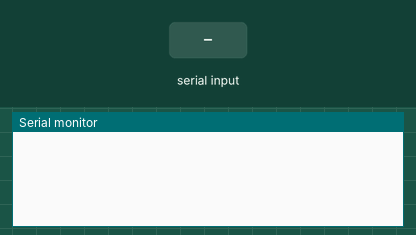
A sketch run on a simulated Arduino Uno, built with avr-gcc and run on an emulated ATmega328P. On the bench: the last lines printed to the serial monitor. Inputs (shaded band) come from the test bench.

Above: at 1.2 s.
1.3 s: "90,45\n" received over Serial
At 2.5 s:
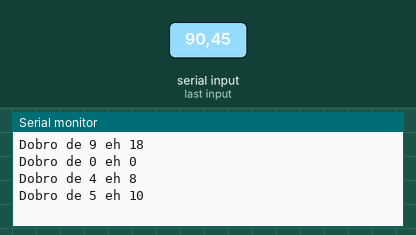
2.8 s: "30,150\n" received over Serial
At 3.3 s:
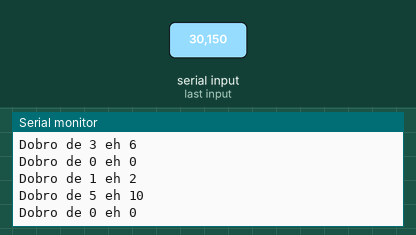
Timing chart, 0 to 5.8 s (numbered marks = the images above; inputs shaded):
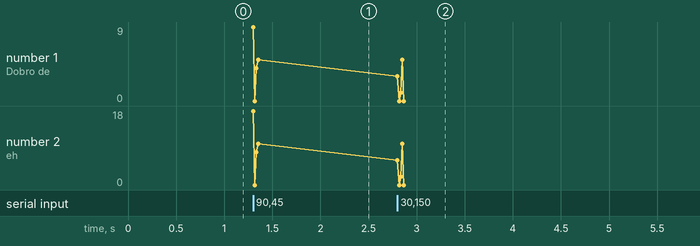

The sketch:

dobro.ino
```cpp
char EntradaDados = 0;
int num = 0;

int dobra(int a){
  return (a + a);
}

void setup() {
  // put your setup code here, to run once:
  Serial.begin(9600);
}

void loop() {
  // put your main code here, to run repeatedly:
  if (Serial.available()){
    EntradaDados = Serial.read();
  }


  if(EntradaDados != 0){
    if (isDigit(EntradaDados)) {  // Verificar se o caractere ASCII é um dígito entre 0 e 9
      num = (EntradaDados - '0');
      Serial.print("Dobro de ");
      Serial.print(num);
      Serial.print(" eh ");
      Serial.print(dobra(num));
      Serial.print("\n");
      EntradaDados = 0;
    }
  }

}
```

Measured:
- after the input at 1.3 s, the serial monitor: prints a new line at once (image 1)
- after the input at 2.8 s, the serial monitor: prints a new line at once (image 2)
